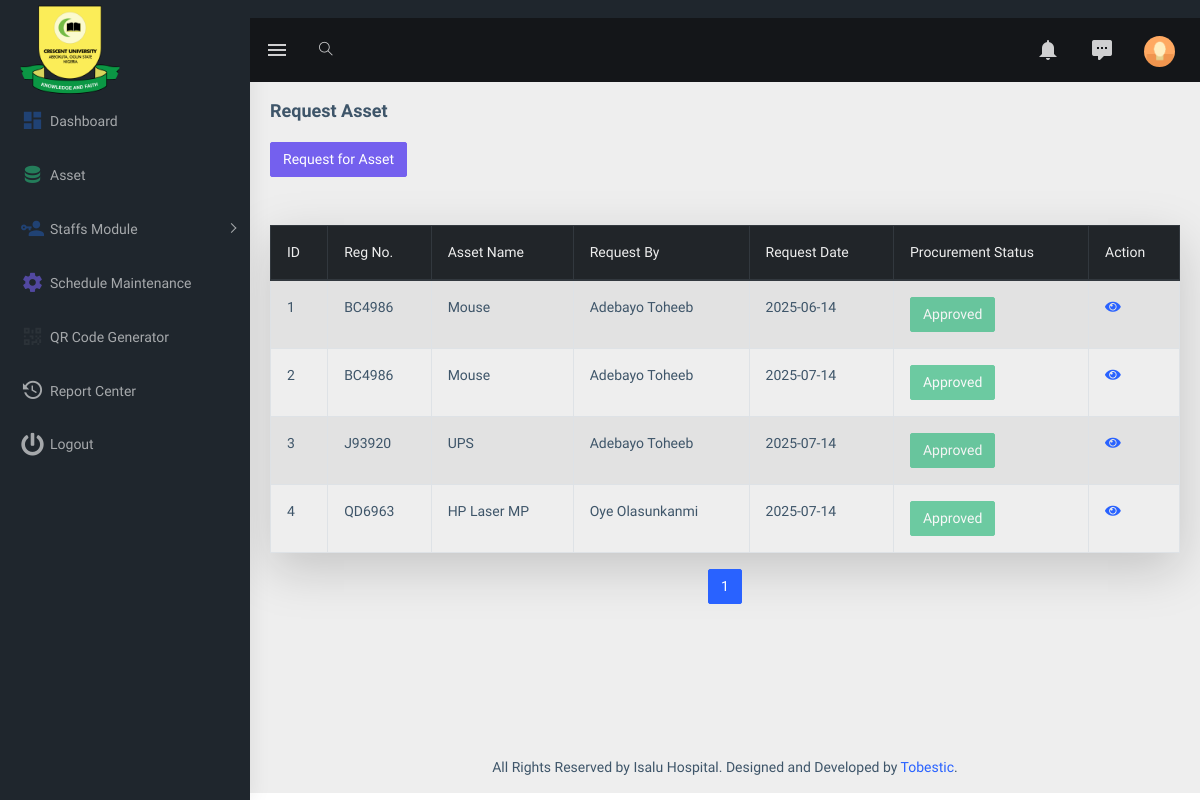
The app's page /profolder/requestasset.php, older data.
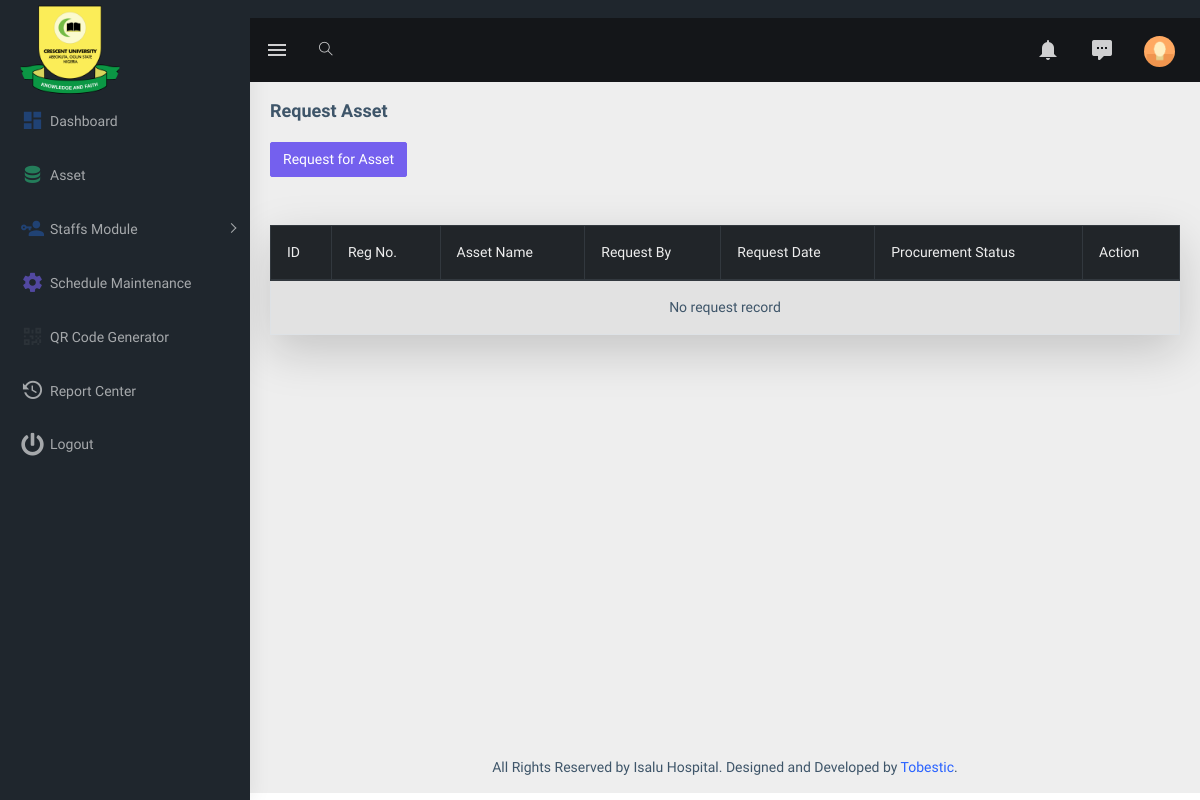
The same page, newer data.
### tables this page shows
CREATE TABLE `request_table` (
  `id` int(11) NOT NULL,
  `reg_no` varchar(30) NOT NULL,
  `asset_name` varchar(100) NOT NULL,
  `description` varchar(250) NOT NULL,
  `quantity` varchar(10) NOT NULL,
  `category` varchar(30) NOT NULL,
  `department` varchar(30) NOT NULL,
  `assigned_employee` varchar(30) NOT NULL,
  `requested_by` varchar(30) NOT NULL,
  `request_date` varchar(30) NOT NULL,
  `hod_approved` int(2) NOT NULL,
  `pro_approved` int(2) NOT NULL,
  `approval_date` varchar(100) NOT NULL
);

### profolder/requestfolder/requestassettable.php (the view, shortened to what this page needs)
<?php
require "../admindashboard/include/config.php";
$items_per_page = 7;
$page = isset($_GET['page']) ? (int)$_GET['page'] : 1;
$offset = ($page - 1) * $items_per_page;
try {
    $total_sql = "SELECT COUNT(*) AS total FROM request_table";
    $stmt = $conn->query($total_sql);
    $total_rows = $stmt->fetch(PDO::FETCH_ASSOC)['total'];
    $total_pages = ceil($total_rows / $items_per_page);
    $sql = "SELECT * FROM request_table
            ORDER BY
                CASE
                    WHEN request_date = CURDATE() THEN 0
                    ELSE 1
                END,
                request_date ASC,
                pro_approved DESC,
                id ASC
            LIMIT :offset, :limit";
    $stmt = $conn->prepare($sql);
    $stmt->bindParam(':offset', $offset, PDO::PARAM_INT);
    $stmt->bindParam(':limit', $items_per_page, PDO::PARAM_INT);
    $stmt->execute();
?>
<div class="row mt-5">
    <div class="col-md-12 col-lg-12 col-xlg-3">
        <table class="table shadow-lg table-striped table-bordered table-hover">
            <thead class="thead-dark">
                <tr>
                    <th scope="col">ID</th>
                    <th scope="col">Reg No.</th>
                    <th scope="col">Asset Name</th>
                    <th scope="col">Request By</th>
                    <th scope="col">Request Date</th>
                    <th scope="col">Procurement Status</th>
                    <th scope="col">Action</th>
                </tr>
            </thead>
            <tbody>
            <?php
                try {
                    $s = $offset + 1;
                    $hasRows = false;
                    while ($row = $stmt->fetch(PDO::FETCH_ASSOC)) {
                        $hasRows = true;
                        echo "<tr>";
                        echo "<th scope='row'>" . htmlspecialchars($s++) . "</th>";
                        echo "<td>" . htmlspecialchars($row['reg_no']) . "</td>";
                        echo "<td>" . htmlspecialchars($row['asset_name']) . "</td>";
                        echo "<td>" . htmlspecialchars($row['assigned_employee']) . "</td>";
                        echo "<td>" . htmlspecialchars($row['request_date']) . "</td>";
                        echo "<td>";
                        if ($row['pro_approved'] == 0) {
                            if ($row['hod_approved'] == 1) {
                                echo "<form method='POST' style='display:inline;'>";
                                echo "<input type='hidden' name='approve_id' value='" . htmlspecialchars($row['id']) . "'>";
                                echo "<button type='submit' class='btn btn-warning'>Pending...</button>";
                                echo "</form>";
                            } else {
                                echo "<button class='btn btn-secondary' disabled>Waiting for HOD Approval</button>";
                            }
                        } else {
                            echo "<button class='btn btn-success' disabled>Approved</button>";
                        }
                        echo "</td>";
                        echo "<td>";
                        echo "<a href='requestfolder/viewrequest.php?id=" . htmlspecialchars($row['id']) . "'><i class='fa fa-eye'></i></a>";
                        echo "</td>";
                        echo "</tr>";
                    }
                    if (!$hasRows) {
                        echo "<tr><td colspan='7' class='text-center'>No request record</td></tr>";
                    }
                } catch (PDOException $e) {
                    error_log("Error fetching request details: " . $e->getMessage());
                    echo "<tr><td colspan='7' class='text-center'>Error loading requests</td></tr>";
                }
            ?>
            </tbody>
        </table>
        <nav>
            <ul class="pagination justify-content-center">
                <?php for ($i = 1; $i <= $total_pages; $i++): ?>
                    <li class="page-item <?php echo $i == $page ? 'active' : ''; ?>">
                        <a class="page-link" href="?page=<?php echo $i; ?>"><?php echo $i; ?></a>
                    </li>
                <?php endfor; ?>
            </ul>
        </nav>
    </div>
</div>
<?php
} catch (PDOException $e) {
    error_log("Error in pagination: " . $e->getMessage());
    echo "<div class='alert alert-danger'>Error loading table. Please try again later.</div>";
}
?>

### profolder/requestasset.php (shortened to what this page needs)
<!DOCTYPE html>
<html dir="ltr" lang="en">
<head>
    <link href="../admindashboard/assets/libs/flot/css/float-chart.css" rel="stylesheet">
    <link href="../admindashboard/dist/css/style.min.css" rel="stylesheet">
</head>
<body>
    <div id="main-wrapper">
        <header class="topbar" data-navbarbg="skin5">
            <nav class="navbar top-navbar navbar-expand-md navbar-dark">
                <div class="navbar-header" data-logobg="skin5">
                    <a class="navbar-brand" href="index.php">
                        <b class="logo-icon p-l-10">
                            <img src="../admindashboard/assets/images/logo.png" alt="homepage" class="light-logo" width="100px"/>
                        </b>
                    </a>
                </div>
                <div class="navbar-collapse collapse" id="navbarSupportedContent" data-navbarbg="skin5">
                    <ul class="navbar-nav float-left mr-auto">
                        <li class="nav-item d-none d-md-block"><a class="nav-link sidebartoggler waves-effect waves-light" href="javascript:void(0)" data-sidebartype="mini-sidebar"><i class="mdi mdi-menu font-24"></i></a></li>
                        <li class="nav-item search-box"> <a class="nav-link waves-effect waves-dark" href="javascript:void(0)"><i class="ti-search"></i></a>
                        </li>
                    </ul>
                    <ul class="navbar-nav float-right">
                        <li class="nav-item dropdown">
                            <a class="nav-link dropdown-toggle waves-effect waves-dark" href="" data-toggle="dropdown" aria-haspopup="true" aria-expanded="false"> <i class="mdi mdi-bell font-24"></i>
                            </a>
                        </li>
                        <li class="nav-item dropdown">
                            <a class="nav-link dropdown-toggle waves-effect waves-dark" href="" id="2" data-toggle="dropdown" aria-haspopup="true" aria-expanded="false"> <i class="font-24 mdi mdi-comment-processing"></i>
                            </a>
                        </li>
                        <li class="nav-item dropdown">
                            <a class="nav-link dropdown-toggle text-muted waves-effect waves-dark pro-pic" href="" data-toggle="dropdown" aria-haspopup="true" aria-expanded="false"><img src="assets/images/users/1.jpg" alt="user" class="rounded-circle" width="31"></a>
                        </li>
                    </ul>
                </div>
            </nav>
        </header>
       <?php require "asidebar.php";  ?>
        <div class="page-wrapper">
             <div class="page-breadcrumb">
                <div class="row">
                    <div class="col-12 d-flex no-block align-items-center mt-3">
                        <h4 class="page-title">Request Asset</h4>
                    </div>
                </div>
            </div>
            <div class="container-fluid">
                <?php
                    require "requestfolder/requestmodal.php";
                ?>
                <?php require "requestfolder/requestassettable.php";  ?>
            </div>
            <?php require "../admindashboard/include/footer.php" ?>
        </div>
    </div>
</body>
</html>

### profolder/asidebar.php (shortened to what this page needs)
<aside class="left-sidebar" data-sidebarbg="skin5">
    <div class="scroll-sidebar">
        <nav class="sidebar-nav">
            <ul id="sidebarnav" class="p-t-30">
                <li class="sidebar-item">
                    <a class="sidebar-link waves-effect waves-dark sidebar-link" href="prodashboard.php" aria-expanded="false">
                        <i class="mdi mdi-view-dashboard text-info"></i><span class="hide-menu">Dashboard</span>
                    </a>
                </li>
                <li class="sidebar-item">
                    <a class="sidebar-link waves-effect waves-dark sidebar-link" href="assets.php" aria-expanded="false">
                        <i class="mdi mdi-database text-success"></i><span class="hide-menu">Asset</span>
                    </a>
                </li>
                  <li class="sidebar-item">
                    <a class="sidebar-link has-arrow waves-effect" href="javascript:void(0)">
                        <i class="mdi mdi-account-key text-info"></i>
                        <span class="menu-title">Staffs Module</span>
                    </a>
                </li>
                <li class="sidebar-item">
                    <a class="sidebar-link waves-effect waves-dark sidebar-link" href="maintenance.php" aria-expanded="false">
                        <i class="mdi mdi-settings text-primary"></i><span class="hide-menu">Schedule Maintenance</span>
                    </a>
                </li>
                <li class="sidebar-item">
                    <a class="sidebar-link waves-effect" href="qrcode.php">
                        <i class="mdi mdi-qrcode text-dark"></i>
                        <span class="menu-title">QR Code Generator</span>
                    </a>
                </li>
                <li class="sidebar-item">
                    <a class="sidebar-link waves-effect waves-dark sidebar-link" href="assethistory.php" aria-expanded="false">
                        <i class="mdi mdi-history"></i><span class="hide-menu">Report Center</span>
                    </a>
                </li>
                <li class="sidebar-item">
                    <a href="../admindashboard/logout.php" class="sidebar-link">
                        <i class="fa fa-power-off"></i><span class="hide-menu"> Logout </span>
                    </a>
                </li>
            </ul>
        </nav>
    </div>
</aside>

### profolder/requestfolder/requestmodal.php (shortened to what this page needs)
<div class="row">
    <div class="col-md-12 col-lg-6 col-xlg-6">
        <button type="button" class="btn btn-primary" data-toggle="modal" data-target="#exampleModal" data-whatever="@mdo">Request for Asset</button>
    </div>
</div>

### admindashboard/include/footer.php
<footer class="footer text-center">
    All Rights Reserved by Isalu Hospital. Designed and Developed by <a href="">Tobestic</a>.
</footer>

Row changes from the older to the newer data that the page shows:
removed request_table: reg_no "BC4986", asset_name "Mouse", assigned_employee "Adebayo Toheeb", request_date "2025-06-14", pro_approved "Approved"
removed request_table: reg_no "BC4986", asset_name "Mouse", assigned_employee "Adebayo Toheeb", request_date "2025-07-14", pro_approved "Approved"
removed request_table: reg_no "J93920", asset_name "UPS", assigned_employee "Adebayo Toheeb", request_date "2025-07-14", pro_approved "Approved"
removed request_table: reg_no "QD6963", asset_name "HP Laser MP", assigned_employee "Oye Olasunkanmi", request_date "2025-07-14", pro_approved "Approved"
Text that changed along with them:
text now shown: "No request record"
list line gone: "1"
